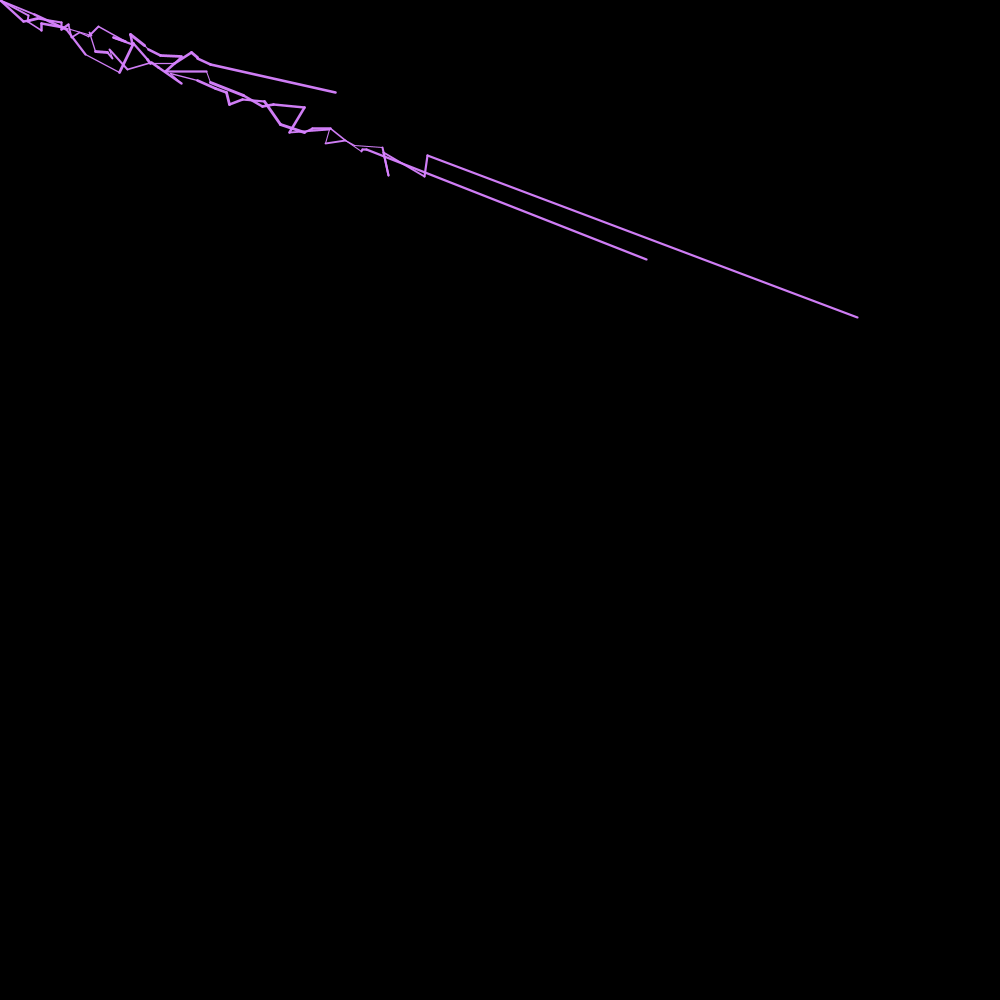
Frame 1 (no input)
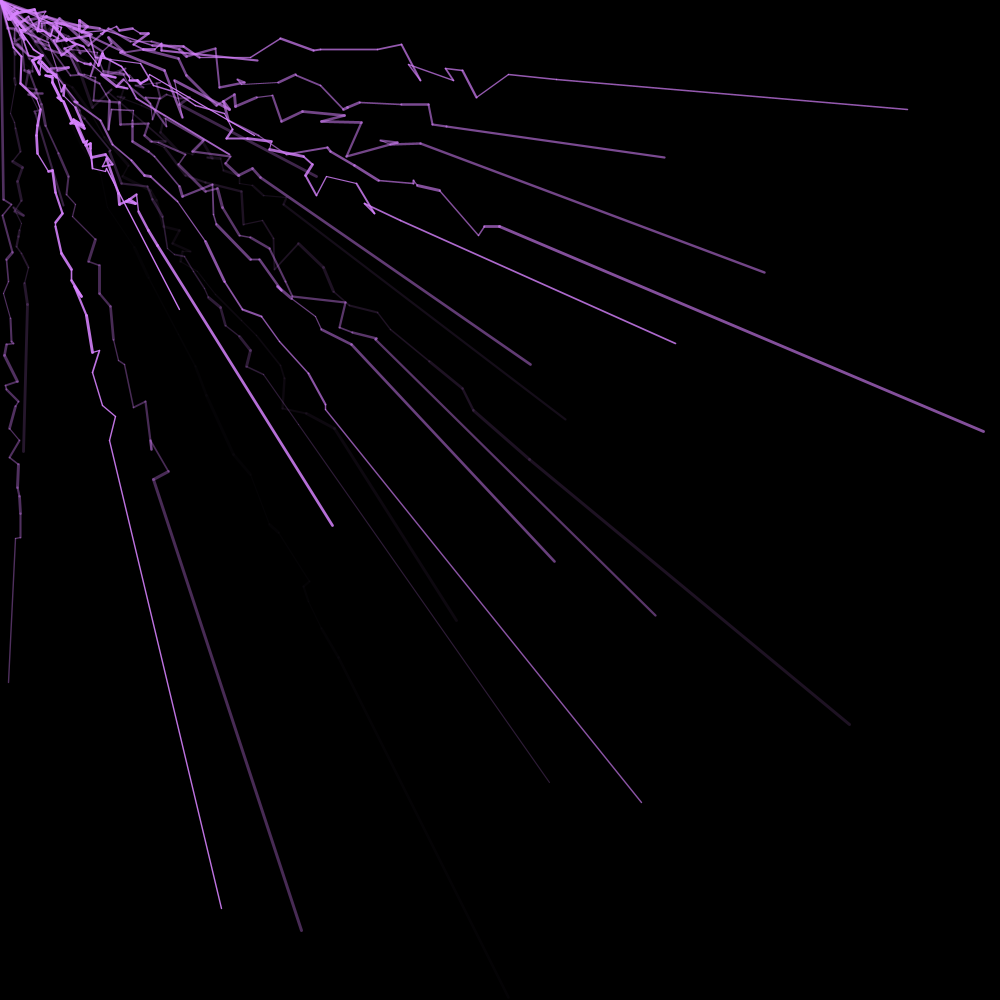
Frame 60 (the mouse pressed at the canvas centre just before this capture)
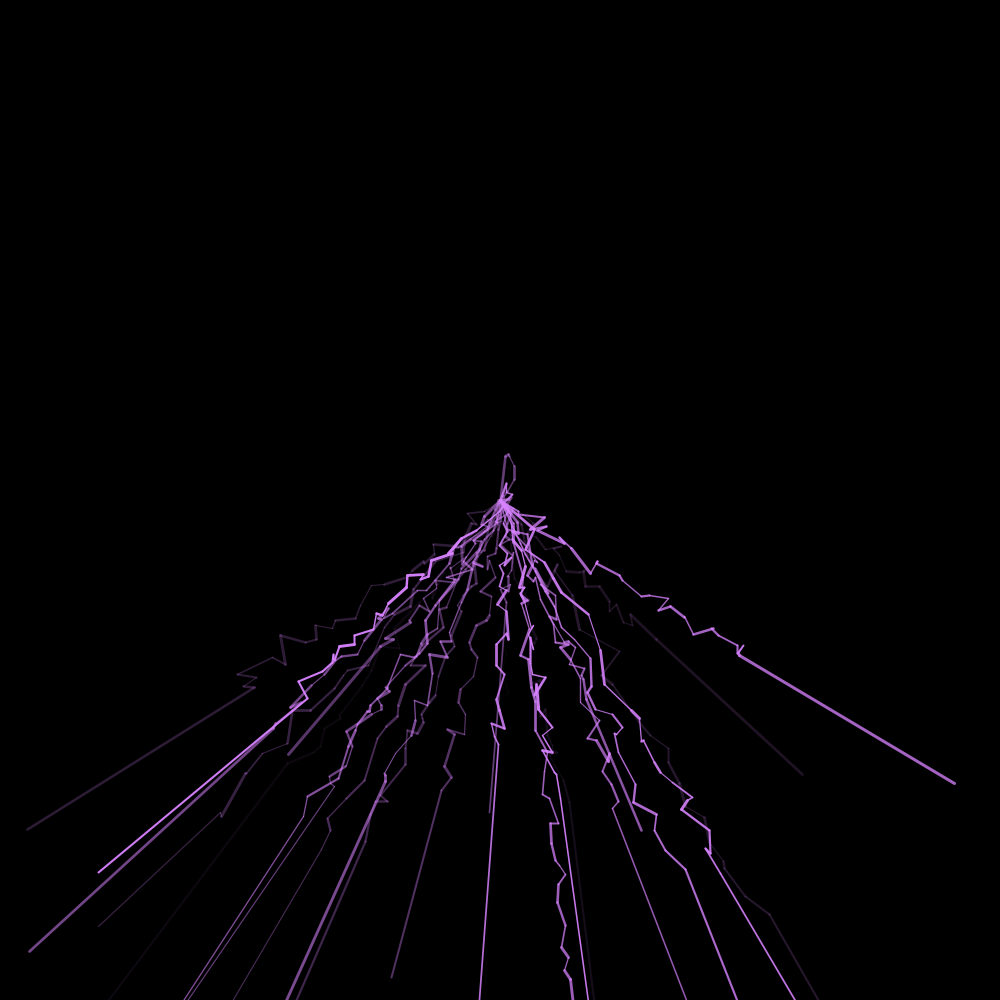
Frame 120 (the mouse held since frame 60 and released just before this capture)

The Processing sketch that drew these frames (run headless with seeded random() and noise(); from frame 60 on, the mouse is pressed at the canvas centre):

// Processing sketch: Lightning
// ── Lightning.pde
/*
  Play with the lightnings with your mouse
*/

import java.util.*;
int sizeX,sizeY;
float bX,bY;
lightningSystem system;

void setup(){
  frameRate(25);
  sizeX=1000;
  sizeY=1000;
  size(1000,1000);  
  system=new lightningSystem();
 
  
  
}
void draw(){
  background(0);
 
  system.update();
  system.addLightning();
  system.run();
}

//small lightning
class lightning{
  float hx,hy,tx,ty,num,wid;
  float angle;
  float ranX,ranY;
  float offsetX,offsetY;
  float a,b;
  float myX1,myY1,myX2,myY2;
  int lifeSpan=255;
  lightning(float Hx,float Hy,float Tx,float Ty,int Num){
    hx=Hx;
    hy=Hy;
    tx=Tx;
    ty=Ty;
    num=Num;
  }
  void update(){
   angle=atan2(ty-hy,tx-hx);
   a=(ty-hy)/(tx-hx);
   b=hy-a*hx;
   //----------------------Speed of Life---------------------------
   lifeSpan-=10;
   //--------------------------------------------------------------
  }
  // if lighting is dead, remove it
  boolean isDead(){
    if(lifeSpan<0){
      return true;
    }
    else{
     return false; 
    }
  }
  void ramCor(){
    wid=random(2)+1;
    float ranlenX=random(((tx-hx)/num));
    float ranlenY=random(((tx-hx)/num));
    ranX=random((tx-hx)/num)+ranX;
     ranY=a*ranX+b;
     offsetX=random((int)ranlenX)+random(15);
     offsetY=random((int)ranlenY)+random(15);
     myX2=ranX+offsetX;
     myY2=ranY+offsetY;
  }
  void display(){
   int lucky=(int)random(num);
   
   //---------------------------color-------------------------------
   stroke(215,130,255,lifeSpan);
   //---------------------------------------------------------------
   ranX=hx+2;
   ramCor();
   //println("BEGIN myX2: "+myX2+" myY2: "+myY2);
   tLine l0=new tLine(hx,hy,myX2,myY2,wid);
   l0.update();
   l0.display();
   myX1=myX2;
   myY1=myY2;
   int i;
   for(i=0;i<num;i++){
     ramCor();
     //println("myX1: "+myX1+" myY1: "+myY1);
     //println("myX2: "+myX2+" myY2: "+myY2);
     if(i==lucky){
       bX=myX1;
       //println("bx: "+bX);
       bY=myY1;
     }
     tLine l=new tLine(myX1,myY1,myX2,myY2,wid);
     l.update();
     l.display();
     myX1=myX2;
     myY1=myY2;
   }
   myX2=tx;
   myY2=ty;
   //println("fINAL myX1: "+myX1+" myY1: "+myY1);
   //println("fINAL myX2: "+myX2+" myY2: "+myY2);
   tLine l9=new tLine(myX1,myY1,myX2,myY2,wid);
   l9.update();
   l9.display();
   
  }
  
  void run(){
   update();
   display();
  }
}

//line to form small lightning
class tLine{
  float hx,tx;//true headX, tailX
  float hy,ty;//true headY, tailY
  float dhx,dtx;//draw
  float dhy,dty;//draw
  float width_l;
  
  tLine(float h1X,float h1Y,float t1X,float t1Y,float Width1){
    hx=h1X;
    hy=h1Y;
    tx=t1X;
    ty=t1Y;
    width_l=Width1;
  }
  void update(){
     dhx=hx/width_l;
     dhy=hy/width_l;
     dtx=tx/width_l;
     dty=ty/width_l;
  }
  void display(){
    scale(width_l);
    line(dhx,dhy,dtx,dty);
    scale(1/width_l);//scale function forever
  }
  
}


//lighting family
class lightningSystem{
  ArrayList<lightning> lightnings;
  float X,Y;
  lightningSystem(){
    lightnings=new ArrayList<lightning>();
  }
  //find where new lightning is
  void update(){
    X=(float)mouseX;
    Y=(float)mouseY;
  }
  //new lightning join in the family
  void addLightning(){
    lightning l=new lightning(X,Y,random(sizeX),random(sizeY-Y)+1.5*Y,(int)random(10)+20);
    lightnings.add(l);    
    
    lightning l1;
    //add lightning branch
    for(int i=0;i<=(int)random(6)+1;i++){ 
      println("i: "+i);
      l1=new lightning(bX,bY,random(sizeX),random(sizeY-bY)+1.5*bY,(int)random(10)+20);
      lightnings.add(l1);
    }
  }
  //see wihch lightning is dead
  void run(){
    Iterator<lightning> it =lightnings.iterator();
    while(it.hasNext()){
      lightning l=it.next();
      l.run();
      if(l.isDead()){
        it.remove();
      }
    }    
  }
}
